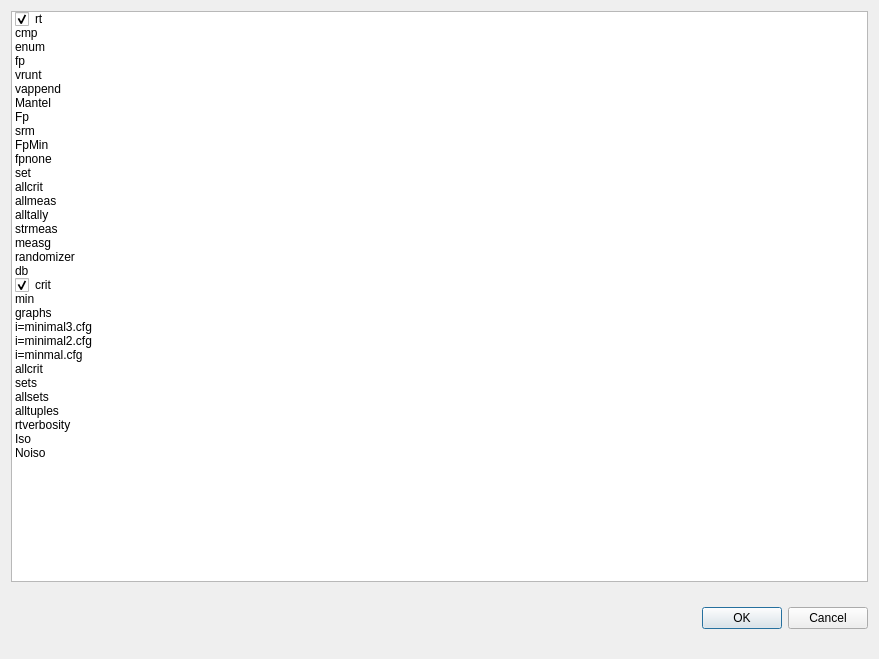
<?xml version="1.0" encoding="UTF-8"?>
<ui version="4.0">
 <class>VerbosityDialog</class>
 <widget class="QDialog" name="VerbosityDialog">
  <property name="geometry">
   <rect>
    <x>0</x>
    <y>0</y>
    <width>879</width>
    <height>659</height>
   </rect>
  </property>
  <property name="windowTitle">
   <string>Dialog</string>
  </property>
  <layout class="QVBoxLayout" name="verticalLayout">
   <item>
    <widget class="QListWidget" name="verbosityListWidget">
     <property name="focusPolicy">
      <enum>Qt::FocusPolicy::WheelFocus</enum>
     </property>
     <item>
      <property name="text">
       <string>rt</string>
      </property>
      <property name="checkState">
       <enum>Checked</enum>
      </property>
     </item>
     <item>
      <property name="text">
       <string>cmp</string>
      </property>
     </item>
     <item>
      <property name="text">
       <string>enum</string>
      </property>
     </item>
     <item>
      <property name="text">
       <string>fp</string>
      </property>
     </item>
     <item>
      <property name="text">
       <string>vrunt</string>
      </property>
     </item>
     <item>
      <property name="text">
       <string>vappend</string>
      </property>
     </item>
     <item>
      <property name="text">
       <string>Mantel</string>
      </property>
     </item>
     <item>
      <property name="text">
       <string>Fp</string>
      </property>
     </item>
     <item>
      <property name="text">
       <string>srm</string>
      </property>
     </item>
     <item>
      <property name="text">
       <string>FpMin</string>
      </property>
     </item>
     <item>
      <property name="text">
       <string>fpnone</string>
      </property>
     </item>
     <item>
      <property name="text">
       <string>set</string>
      </property>
     </item>
     <item>
      <property name="text">
       <string>allcrit</string>
      </property>
     </item>
     <item>
      <property name="text">
       <string>allmeas</string>
      </property>
     </item>
     <item>
      <property name="text">
       <string>alltally</string>
      </property>
     </item>
     <item>
      <property name="text">
       <string>strmeas</string>
      </property>
     </item>
     <item>
      <property name="text">
       <string>measg</string>
      </property>
     </item>
     <item>
      <property name="text">
       <string>randomizer</string>
      </property>
     </item>
     <item>
      <property name="text">
       <string>db</string>
      </property>
     </item>
     <item>
      <property name="text">
       <string>crit</string>
      </property>
      <property name="checkState">
       <enum>Checked</enum>
      </property>
     </item>
     <item>
      <property name="text">
       <string>min</string>
      </property>
     </item>
     <item>
      <property name="text">
       <string>graphs</string>
      </property>
     </item>
     <item>
      <property name="text">
       <string>i=minimal3.cfg</string>
      </property>
     </item>
     <item>
      <property name="text">
       <string>i=minimal2.cfg</string>
      </property>
     </item>
     <item>
      <property name="text">
       <string>i=minmal.cfg</string>
      </property>
     </item>
     <item>
      <property name="text">
       <string>allcrit</string>
      </property>
     </item>
     <item>
      <property name="text">
       <string>sets</string>
      </property>
     </item>
     <item>
      <property name="text">
       <string>allsets</string>
      </property>
     </item>
     <item>
      <property name="text">
       <string>alltuples</string>
      </property>
     </item>
     <item>
      <property name="text">
       <string>rtverbosity</string>
      </property>
     </item>
     <item>
      <property name="text">
       <string>Iso</string>
      </property>
     </item>
     <item>
      <property name="text">
       <string>Noiso</string>
      </property>
     </item>
    </widget>
   </item>
   <item>
    <widget class="QDialogButtonBox" name="buttonBox">
     <property name="minimumSize">
      <size>
       <width>0</width>
       <height>60</height>
      </size>
     </property>
     <property name="maximumSize">
      <size>
       <width>16777215</width>
       <height>60</height>
      </size>
     </property>
     <property name="orientation">
      <enum>Qt::Orientation::Horizontal</enum>
     </property>
     <property name="standardButtons">
      <set>QDialogButtonBox::StandardButton::Cancel|QDialogButtonBox::StandardButton::Ok</set>
     </property>
    </widget>
   </item>
  </layout>
 </widget>
 <resources/>
 <connections>
  <connection>
   <sender>buttonBox</sender>
   <signal>accepted()</signal>
   <receiver>VerbosityDialog</receiver>
   <slot>accept()</slot>
   <hints>
    <hint type="sourcelabel">
     <x>248</x>
     <y>254</y>
    </hint>
    <hint type="destinationlabel">
     <x>157</x>
     <y>274</y>
    </hint>
   </hints>
  </connection>
  <connection>
   <sender>buttonBox</sender>
   <signal>rejected()</signal>
   <receiver>VerbosityDialog</receiver>
   <slot>reject()</slot>
   <hints>
    <hint type="sourcelabel">
     <x>316</x>
     <y>260</y>
    </hint>
    <hint type="destinationlabel">
     <x>286</x>
     <y>274</y>
    </hint>
   </hints>
  </connection>
 </connections>
</ui>
